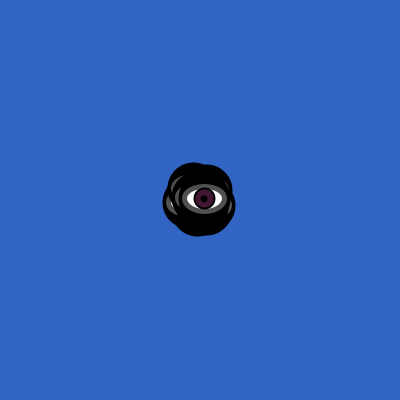
Frame 1 (no input)
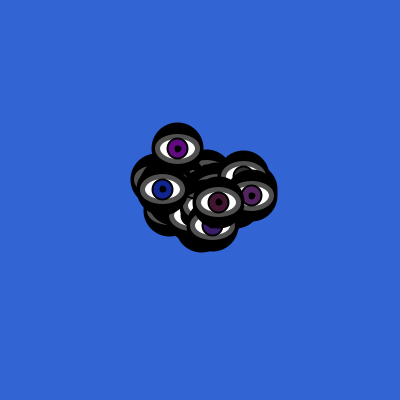
Frame 60 (the mouse pressed at the canvas centre just before this capture)
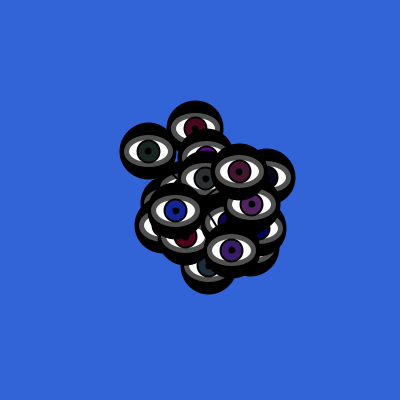
Frame 120 (the mouse held since frame 60 and released just before this capture)

The Processing sketch that drew these frames (run headless with seeded random() and noise(); from frame 60 on, the mouse is pressed at the canvas centre):

// Processing sketch: processing_146155
// ── processing_146155.pde

int ulls=25;
int i;
int z=10;
int y=25;

//Matriu posicions x, y d'ulls:
float[] posX = new float[ulls];
float[] posY = new float[ulls];
 
 
//Matriu colors 
color[] colorNineta = new color[ulls];

void setup(){
  size(400,400);
  //origen posicions i vel:
  for(int i=0; i<ulls; i++){
    posX[i] = (posX[i]+width/2)+(int)random(-10,10);
    posY[i] = (posY[i]+height/2)+(int)random(-10,10);
    colorNineta[i] = color(random(100),random(50),random(150));
  
  }
}
 
void draw(){
   
  background(50,100,posY[i]);
 
  //bucle mateixes accions valors de les matrius:
  for(int i=0; i<ulls; i++){
    //Redeterminem posicions inicial
    posX[i] += random(-5,5);
    posY[i] += random(-5,5);
    
     //Delimitem
  
    if(posX[i]<20){
      posX[i] = 20;
    }
    if(posX[i]>width-20){
      posX[i] = width-20;
    }
    
    
     if(posY[i]<20){
      posY[i] = 20;
    }
    if(posY[i]>height-20){
      posY[i] = height-20;
    }

//dibuix ull
stroke(0);
ellipse(posX[i],posY[i],z*5,z*5);
line(posX[i],posY[i],width/2,height/2);
stroke(80);
strokeWeight(5);
fill(255);
ellipse(posX[i],posY[i],z*4,z*2.5);
strokeWeight(2);
stroke(0);
fill(colorNineta[i]);
ellipse(posX[i],posY[i],z*2,z*2);
fill(0);
ellipse(posX[i],posY[i],z/2,z/2);
}
}
 
void mousePressed(){
    
  //grans per clic
   if(z<y){
     z = z+1;
   }
   //tornen mida original
   if(z>=y){
     z = 10;
   }
}
